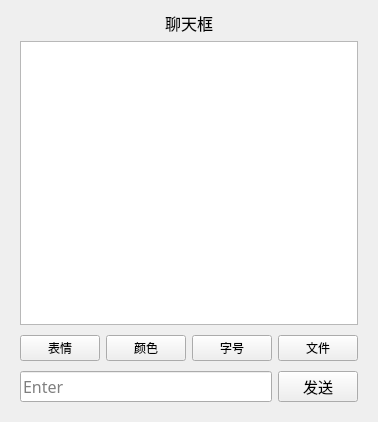
<?xml version="1.0" encoding="UTF-8"?>
<ui version="4.0">
 <class>Client</class>
 <widget class="QWidget" name="Client">
  <property name="geometry">
   <rect>
    <x>0</x>
    <y>0</y>
    <width>378</width>
    <height>422</height>
   </rect>
  </property>
  <property name="windowTitle">
   <string>厦门同性交友平台</string>
  </property>
  <property name="windowIcon">
   <iconset>
    <normaloff>tcp.ico</normaloff>tcp.ico</iconset>
  </property>
  <property name="layoutDirection">
   <enum>Qt::LeftToRight</enum>
  </property>
  <layout class="QVBoxLayout" name="verticalLayout_2">
   <item>
    <widget class="QWidget" name="widget" native="true">
     <layout class="QVBoxLayout" name="verticalLayout">
      <property name="topMargin">
       <number>0</number>
      </property>
      <property name="bottomMargin">
       <number>0</number>
      </property>
      <item>
       <widget class="QLabel" name="label">
        <property name="font">
         <font>
          <family>微软雅黑 Light</family>
          <pointsize>12</pointsize>
         </font>
        </property>
        <property name="text">
         <string>聊天框</string>
        </property>
        <property name="alignment">
         <set>Qt::AlignCenter</set>
        </property>
       </widget>
      </item>
      <item>
       <widget class="QTextEdit" name="record">
        <property name="font">
         <font>
          <family>微软雅黑</family>
          <pointsize>10</pointsize>
         </font>
        </property>
        <property name="readOnly">
         <bool>true</bool>
        </property>
       </widget>
      </item>
     </layout>
    </widget>
   </item>
   <item>
    <widget class="QWidget" name="widget_3" native="true">
     <layout class="QHBoxLayout" name="horizontalLayout">
      <property name="topMargin">
       <number>4</number>
      </property>
      <property name="bottomMargin">
       <number>4</number>
      </property>
      <item>
       <widget class="QPushButton" name="emojiBtn">
        <property name="text">
         <string>表情</string>
        </property>
       </widget>
      </item>
      <item>
       <widget class="QPushButton" name="colorBtn">
        <property name="text">
         <string>颜色</string>
        </property>
       </widget>
      </item>
      <item>
       <widget class="QPushButton" name="fontsizeBtn">
        <property name="text">
         <string>字号</string>
        </property>
       </widget>
      </item>
      <item>
       <widget class="QPushButton" name="fileBtn">
        <property name="text">
         <string>文件</string>
        </property>
       </widget>
      </item>
     </layout>
    </widget>
   </item>
   <item>
    <widget class="QWidget" name="widget_2" native="true">
     <layout class="QHBoxLayout" name="horizontalLayout_2">
      <property name="topMargin">
       <number>0</number>
      </property>
      <item>
       <widget class="QLineEdit" name="message">
        <property name="font">
         <font>
          <family>微软雅黑</family>
          <pointsize>12</pointsize>
         </font>
        </property>
        <property name="placeholderText">
         <string>Enter</string>
        </property>
       </widget>
      </item>
      <item>
       <widget class="QPushButton" name="sendBtn">
        <property name="font">
         <font>
          <family>微软雅黑</family>
          <pointsize>11</pointsize>
         </font>
        </property>
        <property name="text">
         <string>发送</string>
        </property>
       </widget>
      </item>
     </layout>
    </widget>
   </item>
  </layout>
 </widget>
 <resources/>
 <connections>
  <connection>
   <sender>message</sender>
   <signal>returnPressed()</signal>
   <receiver>sendBtn</receiver>
   <slot>click()</slot>
   <hints>
    <hint type="sourcelabel">
     <x>219</x>
     <y>394</y>
    </hint>
    <hint type="destinationlabel">
     <x>307</x>
     <y>396</y>
    </hint>
   </hints>
  </connection>
 </connections>
</ui>
